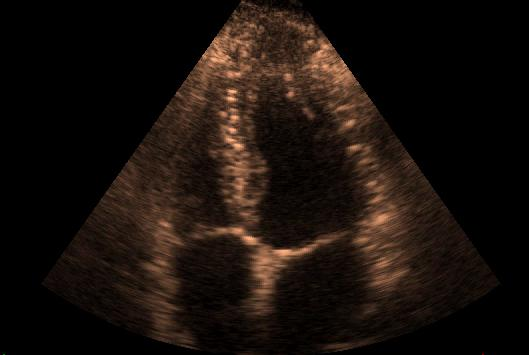
#> input picture HW5/Q4/sonography.jpg, 529 x 355 px
$ python Q4.py
#> lines starting #> are read from the running program, lines starting #| are printed output that depends on the picture; after the words box and inside, x2 and y2 are one past the last pixel; in counts of white or black regions, pixels touching at a corner belong together
import cv2 as cv
import matplotlib.pyplot as plt
import numpy as np

img = cv.imread("sonography.jpg", 0)
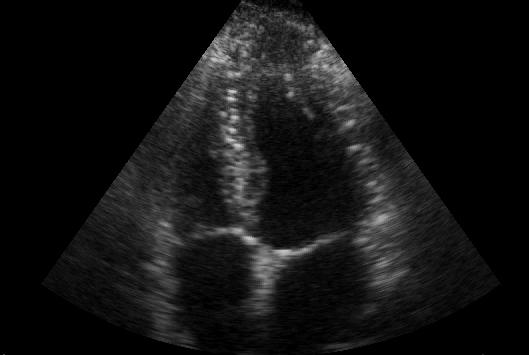
#> img: shape (355, 529); min 0, max 212, mean 19

sobelx = cv.Sobel(img, cv.CV_64F, 1, 0, ksize=5)
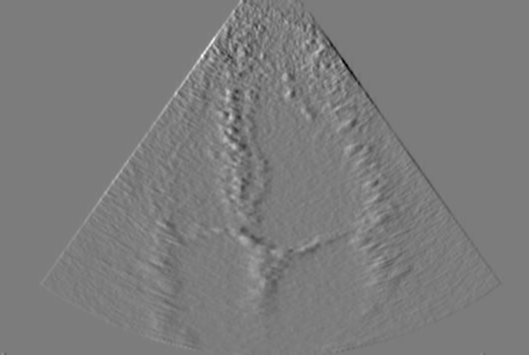
#> sobelx: shape (355, 529) float64; min -5933, max 6200, mean 0; drawn with min black and max white
sobely = cv.Sobel(img, cv.CV_64F, 0, 1, ksize=5)
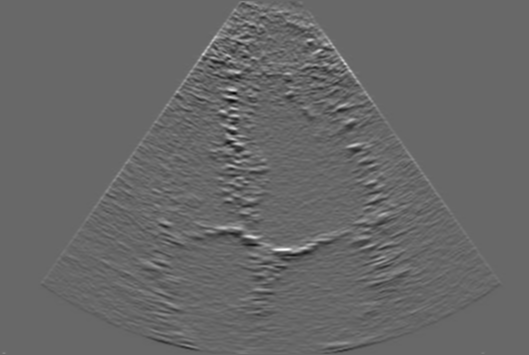
#> sobely: shape (355, 529) float64; min -4881, max 7084, mean 0.1; drawn with min black and max white
sobel = sobelx + sobely

kernelx = np.array([[-1,-1,-1],[0,0,0],[1,1,1]])
kernely = np.array([[-1,0,1],[-1,0,1],[-1,0,1]])
prewittx = cv.filter2D(img, -1, kernelx)
prewitty = cv.filter2D(img, -1, kernelx)
prewitt = prewittx + prewitty
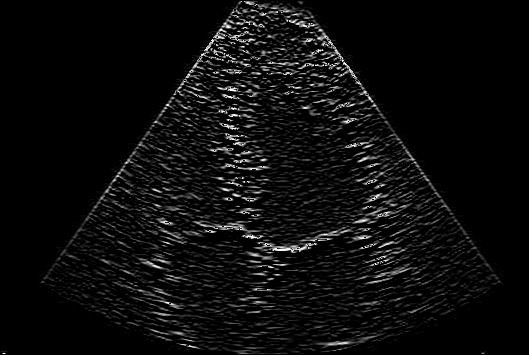
#> prewitt: shape (355, 529); min 0, max 254, mean 12.6

kernel = np.array([[0,0,1,0,0],[0,1,2,1,0],[1,2,-16,1,2],[0,1,2,1,0],[0,0,1,0,0]])
LoG = cv.filter2D(img, -1, kernel)
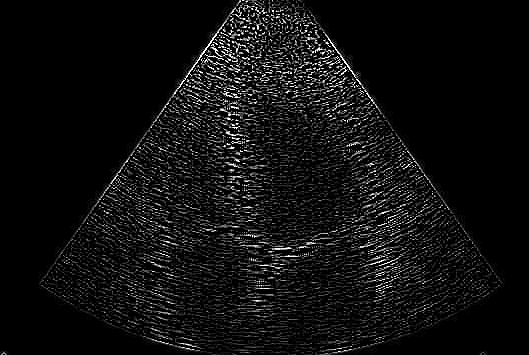
#> LoG: shape (355, 529); min 0, max 255, mean 16

canny = cv.Canny(img,100,200)
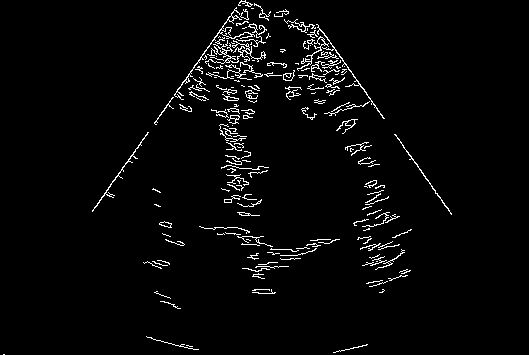
#> canny: shape (355, 529); 3% white in thin lines or dots, all inside (x1, y1, x2, y2) = (3, 0, 452, 355)

kernelx = np.array([[-1,0],[0,1]])
kernely = np.array([[0,-1],[1,0]])
robertsx = cv.filter2D(img, -1, kernelx)
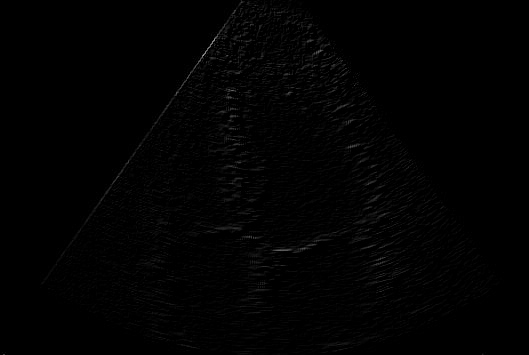
#> robertsx: shape (355, 529); min 0, max 162, mean 1.9
robertsy = cv.filter2D(img, -1, kernely)
roberts = robertsx + robertsy

ax = plt.subplot(2, 3, 1)
ax.set_title('image')
ax.imshow(img, vmin=0, vmax=255, cmap = 'gray')
ax.axis('off')

ax = plt.subplot(2, 3, 2)
ax.set_title('Sobel')
ax.imshow(sobel, vmin=0, vmax=255, cmap = 'gray')
ax.axis('off')

ax = plt.subplot(2, 3, 3)
ax.set_title('Prewitt')
ax.imshow(prewitt, vmin=0, vmax=255, cmap = 'gray')
ax.axis('off')

ax = plt.subplot(2, 3, 4)
ax.set_title('LoG')
ax.imshow(LoG, vmin=0, vmax=255, cmap = 'gray')
ax.axis('off')


ax = plt.subplot(2, 3, 5)
ax.set_title('Canny')
ax.imshow(canny, vmin=0, vmax=255, cmap = 'gray')
ax.axis('off')

ax = plt.subplot(2, 3, 6)
ax.set_title('Roberts')
ax.imshow(roberts, vmin=0, vmax=255, cmap = 'gray')
ax.axis('off')

plt.show()
